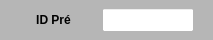
           <widget class="QWidget" name="widget_Cor2" native="true">
            <property name="minimumSize">
             <size>
              <width>0</width>
              <height>40</height>
             </size>
            </property>
            <property name="maximumSize">
             <size>
              <width>16777215</width>
              <height>40</height>
             </size>
            </property>
            <property name="styleSheet">
             <string notr="true">background-color: rgb(182, 182, 182);</string>
            </property>
            <layout class="QHBoxLayout" name="horizontalLayout_3">
             <property name="topMargin">
              <number>6</number>
             </property>
             <property name="rightMargin">
              <number>6</number>
             </property>
             <property name="bottomMargin">
              <number>6</number>
             </property>
             <item>
              <widget class="QLabel" name="label_4">
               <property name="sizePolicy">
                <sizepolicy hsizetype="Minimum" vsizetype="Preferred">
                 <horstretch>0</horstretch>
                 <verstretch>0</verstretch>
                </sizepolicy>
               </property>
               <property name="minimumSize">
                <size>
                 <width>85</width>
                 <height>0</height>
                </size>
               </property>
               <property name="maximumSize">
                <size>
                 <width>85</width>
                 <height>16777215</height>
                </size>
               </property>
               <property name="font">
                <font>
                 <pointsize>9</pointsize>
                 <weight>75</weight>
                 <bold>true</bold>
                </font>
               </property>
               <property name="text">
                <string>ID Pré</string>
               </property>
               <property name="alignment">
                <set>Qt::AlignCenter</set>
               </property>
              </widget>
             </item>
             <item>
              <widget class="QLineEdit" name="line_ID_Pre">
               <property name="sizePolicy">
                <sizepolicy hsizetype="Fixed" vsizetype="Preferred">
                 <horstretch>0</horstretch>
                 <verstretch>0</verstretch>
                </sizepolicy>
               </property>
               <property name="minimumSize">
                <size>
                 <width>0</width>
                 <height>24</height>
                </size>
               </property>
               <property name="maximumSize">
                <size>
                 <width>92</width>
                 <height>24</height>
                </size>
               </property>
               <property name="font">
                <font>
                 <pointsize>9</pointsize>
                </font>
               </property>
               <property name="styleSheet">
                <string notr="true">background-color: rgb(255, 255, 255);</string>
               </property>
               <property name="inputMask">
                <string/>
               </property>
               <property name="text">
                <string/>
               </property>
               <property name="frame">
                <bool>true</bool>
               </property>
               <property name="echoMode">
                <enum>QLineEdit::Normal</enum>
               </property>
               <property name="alignment">
                <set>Qt::AlignCenter</set>
               </property>
               <property name="dragEnabled">
                <bool>false</bool>
               </property>
               <property name="placeholderText">
                <string/>
               </property>
              </widget>
             </item>
             <item>
              <widget class="QLabel" name="label_2">
               <property name="text">
                <string/>
               </property>
              </widget>
             </item>
            </layout>
           </widget>
